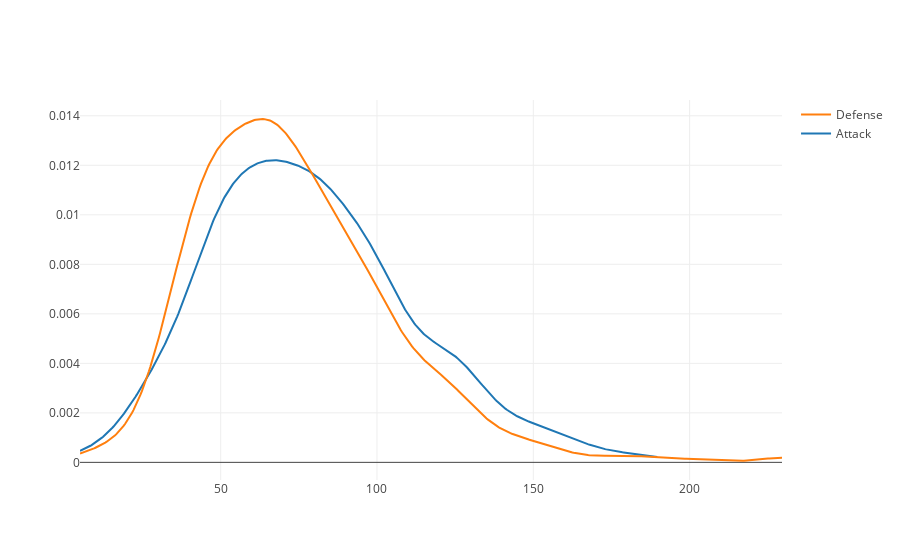

Notebook code cell kept with this figure:
### Code cell
hist_data = [data['Attack'],data['Defense']]
group_labels = ['Attack','Defense']

fig = ff.create_distplot(hist_data, group_labels, bin_size=5, show_hist=False, show_rug=False)
iplot(fig, filename='Distplot of attack and defense')

### Figure 1 — Plotly figure (JSON) as saved in the notebook; plotly's stock layout.template omitted (floating-point values rounded to 4 significant figures; data arrays with more than 128 entries replaced by an {"elided": "..."} marker saying what was removed)
{"data": [{"legendgroup": "Attack", "marker": {"color": "rgb(31, 119, 180)"}, "mode": "lines", "name": "Attack", "showlegend": true, "type": "scatter", "uid": "9fb360fa-4f12-11e9-8807-f302bccaac5f", "x": {"elided": "500 float values"}, "xaxis": "x", "y": {"elided": "500 float values"}, "yaxis": "y"}, {"legendgroup": "Defense", "marker": {"color": "rgb(255, 127, 14)"}, "mode": "lines", "name": "Defense", "showlegend": true, "type": "scatter", "uid": "9fb363b6-4f12-11e9-8807-f302bccaac5f", "x": {"elided": "500 float values"}, "xaxis": "x", "y": {"elided": "500 float values"}, "yaxis": "y"}], "layout": {"barmode": "overlay", "hovermode": "closest", "legend": {"traceorder": "reversed"}, "xaxis": {"anchor": "y2", "domain": [0, 1], "zeroline": false}, "yaxis": {"anchor": "free", "domain": [0, 1], "position": 0}}}
